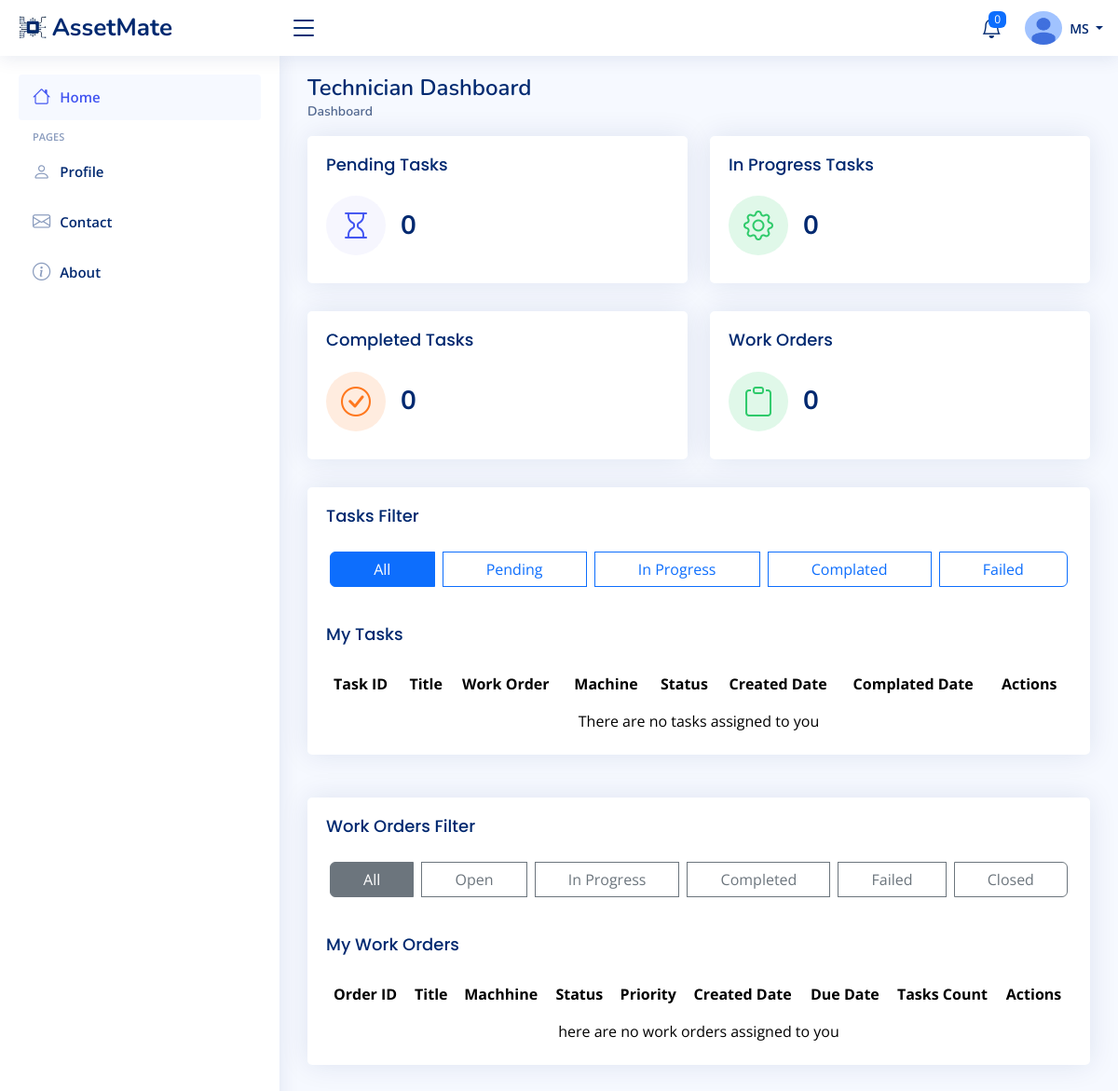
Before: /technician/dashboard/ (signed in) with the older database file.
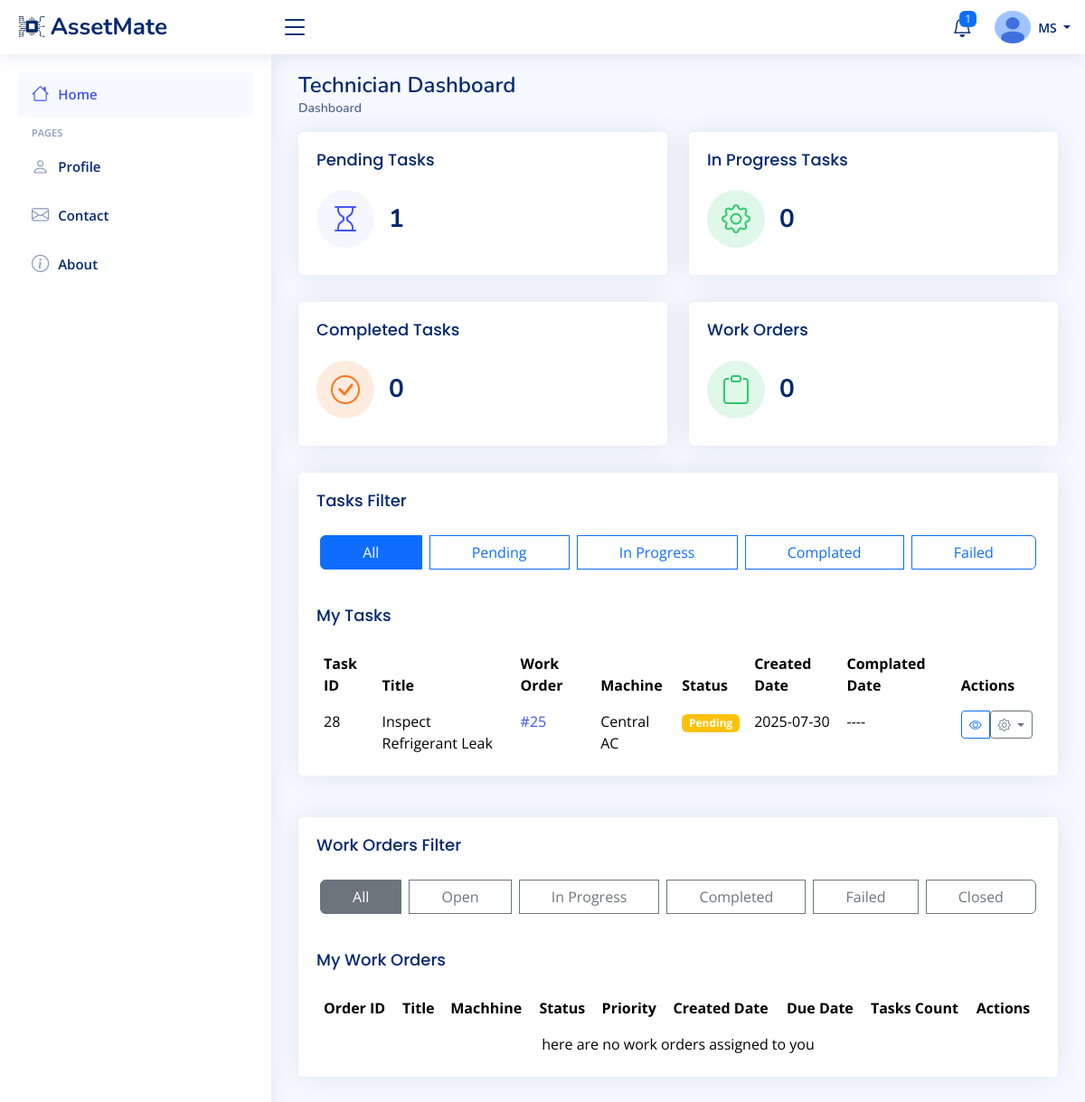
After: the same page with the newer database file.
### Base/models.py (models this page shows, shortened)
class MaintenanceTask(models.Model):
    STATUS_CHOICES = [
        ('pending', 'Pending'),
        ('in_progress', 'In Progress'),
        ('completed', 'Completed'),
        ('failed', 'Failed'),
    ]
    task_id = models.AutoField(primary_key=True)
    title = models.CharField(max_length=200)
    description = models.TextField(blank=True)
    failure_reason = models.TextField(blank=True)
    status = models.CharField(max_length=20, choices=STATUS_CHOICES, default='pending')
    technician = models.ForeignKey(Technician, on_delete=models.SET_NULL, null=True, blank=True)
    work_order = models.ForeignKey(WorkOrder, on_delete=models.CASCADE, related_name='tasks')
    inventory_items = models.ManyToManyField(
        'InventoryItem',
        through='TaskInventoryUsage',
        blank=True
    )
    created_at = models.DateTimeField(auto_now_add=True)
    updated_at = models.DateTimeField(auto_now=True)
    scheduled_date = models.DateField(null=True, blank=True)
    completed_date = models.DateTimeField(null=True, blank=True)
    machine_part = models.ForeignKey(Machine, on_delete=models.CASCADE, null=True, blank=True)
    instructions = models.TextField(blank=True, null=True, verbose_name="Instructions")
    class Meta:
        ordering = ['-created_at']

class WorkOrder(models.Model):
    STATUS_CHOICES = [
        ('open', 'Open'),
        ('in_progress', 'In Progress'),
        ('completed', 'Completed'),
        ('failed', 'Failed'),
        ('closed', 'Closed'),
    ]
    PRIORITY_CHOICES = [
        ('low', 'Low'),
        ('medium', 'Medium'),
        ('high', 'High'),
        ('critical', 'Critical'),
    ]
    work_order_id = models.AutoField(primary_key=True, verbose_name='Work Order ID')
    title = models.CharField(max_length=200)
    description = models.TextField(blank=True)
    machine = models.ForeignKey(Machine, on_delete=models.SET_NULL, null=True, blank=True, verbose_name="Machine")
    created_by = models.ForeignKey(User, on_delete=models.CASCADE, related_name='created_work_orders', null=True, blank=True)
    created_date = models.DateTimeField(auto_now_add=True)
    due_date = models.DateField()
    technician = models.ForeignKey(Technician, on_delete=models.SET_NULL, null=True, blank=True, related_name='assigned_work_orders')
    status = models.CharField(max_length=20, choices=STATUS_CHOICES, default='open')
    priority = models.CharField(max_length=20, choices=PRIORITY_CHOICES, default='medium')
    location = models.CharField(max_length=100,blank=True)
    estimated_duration = models.DurationField(null=True, blank=True)
    actual_duration = models.DurationField(null=True, blank=True)
    completion_notes = models.TextField(blank=True)
    class Meta:
        ordering = ['-created_date']

class Machine(models.Model):
    asset_class = models.ForeignKey(AssetType, on_delete=models.CASCADE, verbose_name="Asset Type", null=True)
    name = models.CharField(max_length=100, verbose_name="Machine name")
    serial_number = models.CharField(max_length=100, unique=True, verbose_name="serial number")
    description = models.TextField(blank=True)
    purchase_date = models.DateField()
    image = models.ImageField(upload_to='machine_images/', null=True, blank=True)
    location = models.CharField(max_length=100)
    parent_machine = models.ForeignKey('self', on_delete=models.CASCADE,
                                     null=True, blank=True,
                                     related_name='child_machines')
    is_template = models.BooleanField(default=False)
    status_choices = [
        ('Operational', 'Operational'),
        ('Under Maintenance', 'Under Maintenance'),
        ('Out of Order', 'Out of Order'),
        ('Retired', 'Retired'),
    ]
    status = models.CharField(max_length=20, choices=status_choices, default='Operational')
    class Meta:
        verbose_name = "Machine"
        verbose_name_plural = "Machines"
    def __str__(self):
        asset_name = self.asset_class.name if self.asset_class else "No Asset Class"
        return f"{asset_name} - {self.name}"

### Base/views.py (the view, shortened to what this page needs)
# urls.py: path('technician/dashboard/', views.technician_dashboard, name='technician-dashboard'),
@login_required
def technician_dashboard(request):
    if request.user.role == 'maintenance_technician':
        technician = request.user.technician
        work_orders = WorkOrder.objects.filter(
            technician=technician
        ).order_by('-created_date')
        tasks = MaintenanceTask.objects.filter(
            technician=technician
        ).select_related('work_order').order_by('-created_at')
        status_form = StatusUpdateForm()
        inventory_form = InventoryUsageForm()
        context = {
            'work_orders': work_orders,
            'tasks': tasks,
            'today': timezone.now().date(),
            'StatusUpdateForm': status_form,  # نموذج تحديث الحالة
            'inventory_form': inventory_form,  # نموذج إضافة المواد
        }
        return render(request, 'NiceAdmin/technician_dashboard.html', context)

### Base/context_processors.py (called while the page is built)
def notifications_processor(request):
    if request.user.is_authenticated:
        notifications = request.user.notifications.filter(is_read=False).order_by('-created_at')[:20]
    else:
        notifications = []
    return {'notificationss': notifications}

### Base/models.py (called while the page is built)
    def __str__(self):
        return f"{self.user.get_full_name()} - {self.specialization}"

### Base/templatetags/custom_filters.py (called while the page is built)
@register.filter
def filter_by_status(queryset, status):
    return queryset.filter(status=status)

### templates/NiceAdmin/technician_dashboard.html (shortened to what the changed rows need)
{% extends 'NiceAdmin/index.html' %}
{% load static %}
{% load custom_filters %}
{% block content %}
<div class="pagetitle">
    <h1>Technician Dashboard</h1>
</div><section class="section dashboard">
    <div class="row">
        <div class="col-lg-12">
            <div class="row">
                <div class="col-xxl-3 col-md-6">
                    <div class="card info-card sales-card">
                        <div class="card-body">
                            <div class="d-flex align-items-center">
                                <div class="ps-3">
                                    <h6>{{ tasks|filter_by_status:'pending'|length }}</h6>
                                </div>
                            </div>
                        </div>
                    </div>
                </div>
                </div>
        </div><div class="col-12 mb-3">
            <div class="card">
                <div class="card-body pb-0">
                    <div class="table-responsive">
                        <table class="table table-hover table-borderless" id="tasksTable" data-table="tasks">
                            <thead>
                                <tr>
                                    <th scope="col">Task ID</th>
                                    <th scope="col">Title</th>
                                    <th scope="col">Work Order</th>
                                    <th scope="col">Machine</th>
                                    <th scope="col">Status</th>
                                    <th scope="col">Created Date</th>
                                    <th scope="col">Complated Date</th>
                                    <th scope="col">Actions</th>
                                </tr>
                            </thead>
                            <tbody>
                                {% for task in tasks %}
                                {% if task.work_order.status != 'closed' %}
                                <tr data-task-status="{{ task.status }}" data-due-date="{{ task.scheduled_date|date:'Y-m-d' }}">
                                    <td>{{ task.task_id }}</td>
                                    <td>{{ task.title }}</td>
                                    <td>
                                        <a href="{% url 'work_order_details' pk=task.work_order.pk %}">
                                            #{{ task.work_order.work_order_id }}
                                        </a>
                                    </td>
                                    <td>
                                        {% if task.work_order.machine %}
                                        {{ task.work_order.machine.name }}
                                        {% else %}
                                        ----
                                        {% endif %}
                                    </td>
                                    <td>
                                        <span class="badge
                                            {% if task.status == 'pending' %}bg-warning
                                            {% elif task.status == 'completed' %}bg-success
                                            {% elif task.status == 'in_progress' %}bg-primary
                                            {% elif task.status == 'failed' %}bg-secondary
                                            {% else %}bg-secondary{% endif %}">
                                            {{ task.get_status_display }}
                                        </span>
                                    </td>
                                    <td>{{ task.created_at|date:"Y-m-d" }}</td>
                                    <td class="task-due-date" data-due-date="{{ task.completed_date|date:'Y-m-d' }}">
                                        {{ task.completed_date|date:"Y-m-d"|default:"----" }}
                                    </td>
                                        <td>
                                            <div class="btn-group">
                                            <button class="btn btn-sm btn-outline-primary mb-1" data-bs-toggle="modal"
                                                    data-bs-target="#taskDetailModal{{ task.task_id }}">
                                                <i class="bi bi-eye"></i>
                                            </button>
                                            {% if task.work_order.status != 'closed' %}
                                            <div class="dropdown">
                                                <button class="btn btn-sm btn-outline-secondary dropdown-toggle" type="button"
                                                        id="taskActions{{ task.task_id }}" data-bs-toggle="dropdown" aria-expanded="false">
                                                    <i class="bi bi-gear"></i>
                                                </button>
                                            </div>
                                                       {% endif %}
                                                </div>
                                    </div>
                                </tr>{% endif %}
                                {% empty %}
                                <tr>
                                    <td colspan="8" class="text-center">There are no tasks assigned to you</td>
                                </tr>
                                {% endfor %}
                            </tbody>
                        </table>
                    </div>
                </div>
            </div>
        </div><div class="col-12 mb-3">
            <div class="card">
                <div class="card-body pb-0">
                    <div class="table-responsive">
                        <table class="table table-hover table-borderless" id="workOrdersTable" data-table="work-orders">
                            <thead>
                                <tr>
                                    <th scope="col">Order ID</th>
                                    <th scope="col">Title</th>
                                    <th scope="col">Machhine</th>
                                    <th scope="col">Status</th>
                                    <th scope="col">Priority</th>
                                    <th scope="col">Created Date</th>
                                    <th scope="col">Due Date</th>
                                    <th scope="col">Tasks Count</th>
                                    <th scope="col">Actions</th>
                                </tr>
                            </thead>
                        </table>
                    </div>
                </div>
            </div>
        </div></div>
</section>
{% endblock %}

### templates/NiceAdmin/index.html (shortened to what this page needs)
{% load static %}
<!DOCTYPE html>
<html lang="en">
<head>
  <link href='{% static "assets/vendor/bootstrap/css/bootstrap.min.css" %}' rel="stylesheet">
  <link href='{% static "assets/vendor/bootstrap-icons/bootstrap-icons.css" %}' rel="stylesheet">
  <link href='{% static "assets/vendor/boxicons/css/boxicons.min.css" %}' rel="stylesheet">
  <link href='{% static "assets/vendor/quill/quill.snow.css" %}' rel="stylesheet">
  <link href='{% static "assets/vendor/quill/quill.bubble.css" %}' rel="stylesheet">
  <link href='{% static "assets/vendor/remixicon/remixicon.css" %}' rel="stylesheet">
  <link href="{% static 'assets/css/style.css' %}" rel="stylesheet">
</head>
<body>
  <header id="header" class="header fixed-top d-flex align-items-center">
    <div class="d-flex align-items-center justify-content-between">
      <a class="logo d-flex align-items-center">
        <img src="{% static 'assets/img/logo.jpg' %}" alt="Logo">
        <span class="d-none d-lg-block">AssetMate</span>
      </a>
      <i class="bi bi-list toggle-sidebar-btn"></i>
    </div><nav class="header-nav ms-auto">
      <ul class="d-flex align-items-center">
          <li class="nav-item dropdown">
        <a class="nav-link nav-icon" href="#" data-bs-toggle="dropdown">
          <i class="bi bi-bell"></i>
          {% if notificationss.count > 20  %}
          <span class="badge bg-primary badge-number">20+</span>
          {% else %}
          <span class="badge bg-primary badge-number">{{ notificationss.count }}</span>
          {% endif %}
        </a>
      </li>
          <li class="nav-item dropdown pe-3">
          <a class="nav-link nav-profile d-flex align-items-center pe-0" href="#" data-bs-toggle="dropdown">
            <img src="{{ user.image.url }}" alt="Profile Picture" width="40" class="rounded-circle" >
            <span class="d-none d-md-block dropdown-toggle ps-2">    {{ user.first_name|slice:":1"|upper }}{{ user.last_name|slice:":1"|upper }}
            </span>
          </a></li></ul>
    </nav>
  </header>
    <aside id="sidebar" class="sidebar">
  <ul class="sidebar-nav" id="sidebar-nav">
{% if request.user.role == 'maintenance_technician' %}
    <li class="nav-item">
      <a class="nav-link collapsed" href="{% url 'technician-dashboard' %}">
        <i class="bi bi-house" style="font-size: 1.2rem;"></i>
        <span>Home</span>
      </a>
    </li>
{% endif %}
    <li class="nav-heading">Pages</li>
    <li class="nav-item">
      <a class="nav-link collapsed" href="{% url 'profile_page' %}">
        <i class="bi bi-person" style="font-size: 1.2rem";></i>
        <span>Profile</span>
      </a>
    </li>
    <li class="nav-item">
      <a class="nav-link collapsed" href="{% url 'contact' %}">
        <i class="bi bi-envelope" style="font-size: 1.2rem;"></i>
        <span>Contact</span>
      </a>
    </li>
    <li class="nav-item">
      <a class="nav-link collapsed" href="{% url 'about' %}">
        <i class="bi bi-info-circle" style="font-size: 1.2rem;"></i>
        <span>About</span>
      </a>
    </li>
  </ul>
</aside>
  <main id="main" class="main">
    {% block content %}
    {% endblock %}
  </main>
</body>
</html>

Changed rows visible on the page:
added MaintenanceTask: task_id "28", title "Inspect Refrigerant Leak", work_order.work_order_id "25", work_order.machine.name "Central AC", status "Pending", created_at "2025-07-30", completed_date "----"
Other visible differences:
{{ notificationss.count }}: "0" → "1"
{{ tasks|filter_by_status:'pending'|length }}: "0" → "1"
text no longer shown: "There are no tasks assigned to you"
